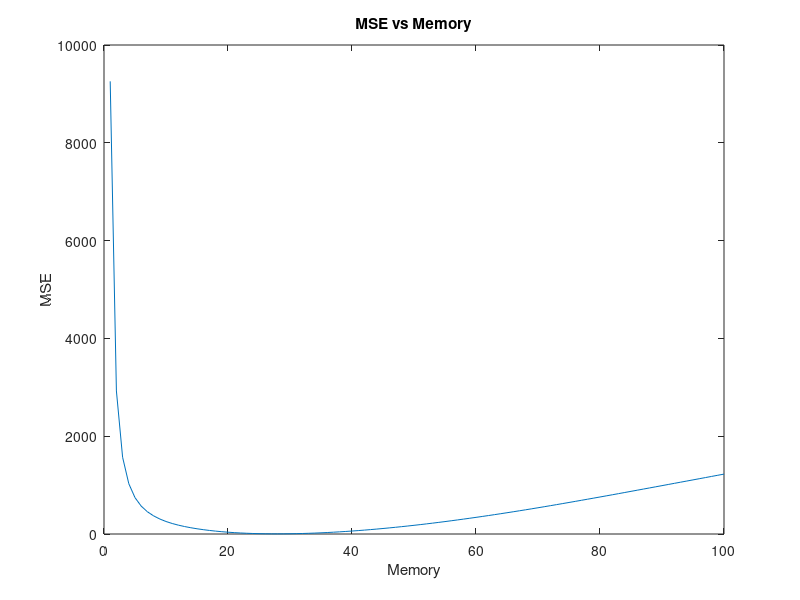
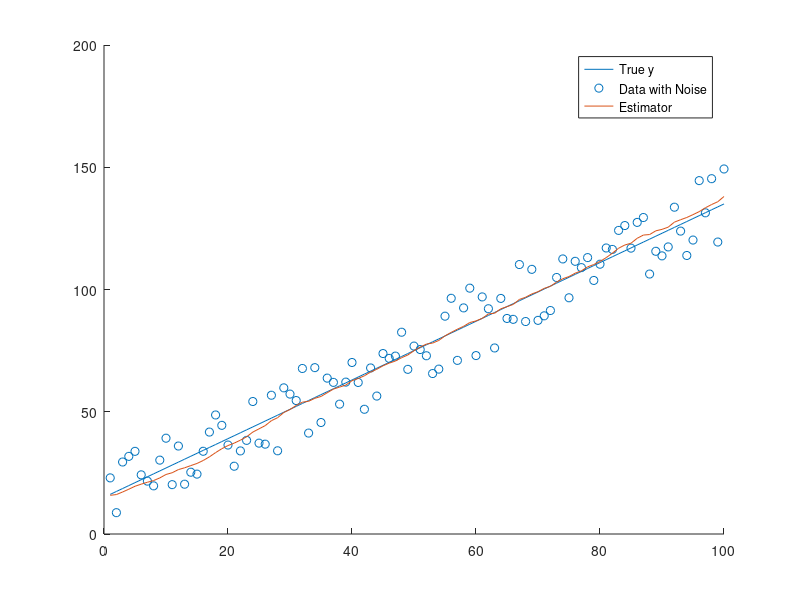

Write MATLAB code to recreate these figures, in order.
clear all; close all;

x = 1:1:100;    
Start = 15;  
Noise = (rand(size(x))*2*Start) - Start; % [-1.5, 1.5]
Steepness = 1.2;
y = x * Steepness + Start;
Data = y + Noise;

Estimator = zeros(1, length(y));
MSE = zeros(1, 100);

little=1000000;
bestMemory=0;

for Memory = 1:100
    for i = 1:length(x)
        Estimator(i) = ((sum(Data(max(1, i - Memory):i))) / Memory) + Start;
    end
    MSE(Memory) = mean((Estimator - y).^2); % E( (Theta^ - Theta*)^2 )
    if MSE(Memory)<little 
        little = MSE(Memory);
        bestMemory = Memory;
    end
end

for i = 1:length(x)
    Estimator(i) = ((sum(Data(max(1, i - bestMemory):i))) / bestMemory) + Start;
end

figure
plot(1:100, MSE);
title('MSE vs Memory');
xlabel('Memory');
ylabel('MSE');

figure
hold on
plot(x, y);
scatter(x, Data);
plot(x, Estimator);
legend('True y', 'Data with Noise', 'Estimator');
hold off
